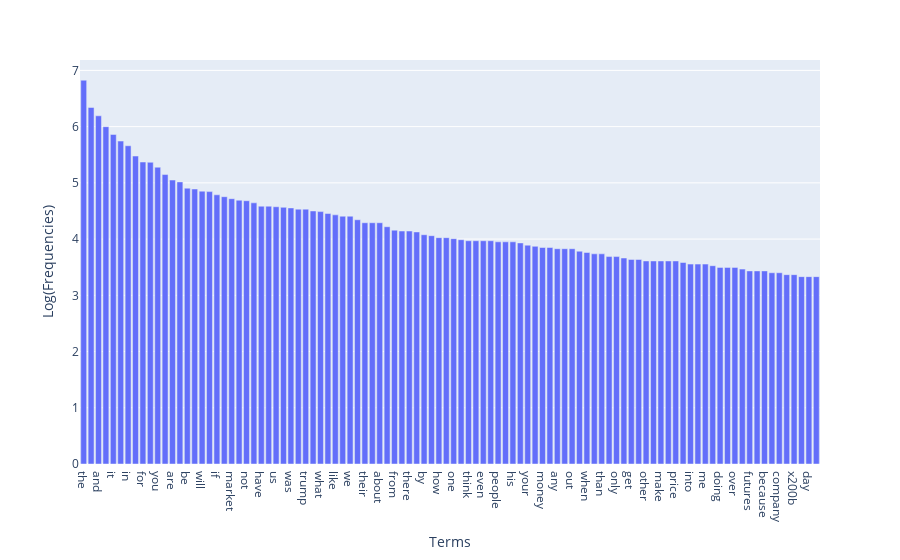

This figure's notebook cell:
### Markdown cell above
### >>> **Exercise 15 (take home):** Log Distribution

### Code cell
# Answer here

term_frequencies_log = np.log1p(term_frequencies)

# get top 100 terms
top_idx = np.argsort(term_frequencies_log)[::-1][:100]

top_terms = count_vect.get_feature_names_out()[top_idx]
top_freqs = term_frequencies_log[top_idx]

# plot
fig = px.bar(x=top_terms, y=top_freqs)
fig.update_layout(
    xaxis_title="Terms",
    yaxis_title="Log(Frequencies)"
)

fig.show()

### Figure 1 — Plotly figure (JSON) as saved in the notebook; plotly's stock layout.template omitted (floating-point values rounded to 4 significant figures)
{"data": [{"hovertemplate": "x=%{x}<br>y=%{y}<extra></extra>", "legendgroup": "", "marker": {"color": "#636efa", "pattern": {"shape": ""}}, "name": "", "orientation": "v", "showlegend": false, "textposition": "auto", "type": "bar", "x": ["the", "to", "and", "is", "it", "of", "in", "that", "for", "this", "you", "on", "are", "they", "be", "he", "will", "with", "if", "as", "market", "but", "not", "so", "have", "all", "us", "just", "was", "at", "trump", "my", "what", "can", "like", "or", "we", "has", "their", "china", "about", "more", "from", "now", "there", "no", "by", "re", "how", "up", "one", "do", "think", "them", "even", "some", "people", "stock", "his", "going", "your", "an", "money", "good", "any", "would", "out", "see", "when", "who", "than", "tariffs", "only", "why", "get", "been", "other", "time", "make", "him", "price", "want", "into", "don", "me", "then", "doing", "down", "over", "could", "futures", "silver", "because", "right", "company", "still", "x200b", "our", "day", "go"], "xaxis": "x", "y": [6.825, 6.34, 6.192, 5.999, 5.861, 5.743, 5.659, 5.476, 5.371, 5.366, 5.278, 5.147, 5.05, 5.017, 4.905, 4.89, 4.852, 4.844, 4.787, 4.754, 4.718, 4.691, 4.682, 4.644, 4.585, 4.585, 4.575, 4.564, 4.554, 4.533, 4.533, 4.5, 4.489, 4.454, 4.431, 4.407, 4.407, 4.344, 4.29, 4.29, 4.29, 4.22, 4.159, 4.143, 4.143, 4.127, 4.078, 4.06, 4.025, 4.025, 4.007, 3.989, 3.97, 3.97, 3.97, 3.97, 3.951, 3.951, 3.951, 3.932, 3.892, 3.871, 3.85, 3.85, 3.829, 3.829, 3.829, 3.784, 3.761, 3.738, 3.738, 3.689, 3.689, 3.664, 3.638, 3.638, 3.611, 3.611, 3.611, 3.611, 3.611, 3.584, 3.555, 3.555, 3.555, 3.526, 3.497, 3.497, 3.497, 3.466, 3.434, 3.434, 3.434, 3.401, 3.401, 3.367, 3.367, 3.332, 3.332, 3.332], "yaxis": "y"}], "layout": {"barmode": "relative", "legend": {"tracegroupgap": 0}, "margin": {"t": 60}, "xaxis": {"anchor": "y", "domain": [0, 1], "title": {"text": "Terms"}}, "yaxis": {"anchor": "x", "domain": [0, 1], "title": {"text": "Log(Frequencies)"}}}}
